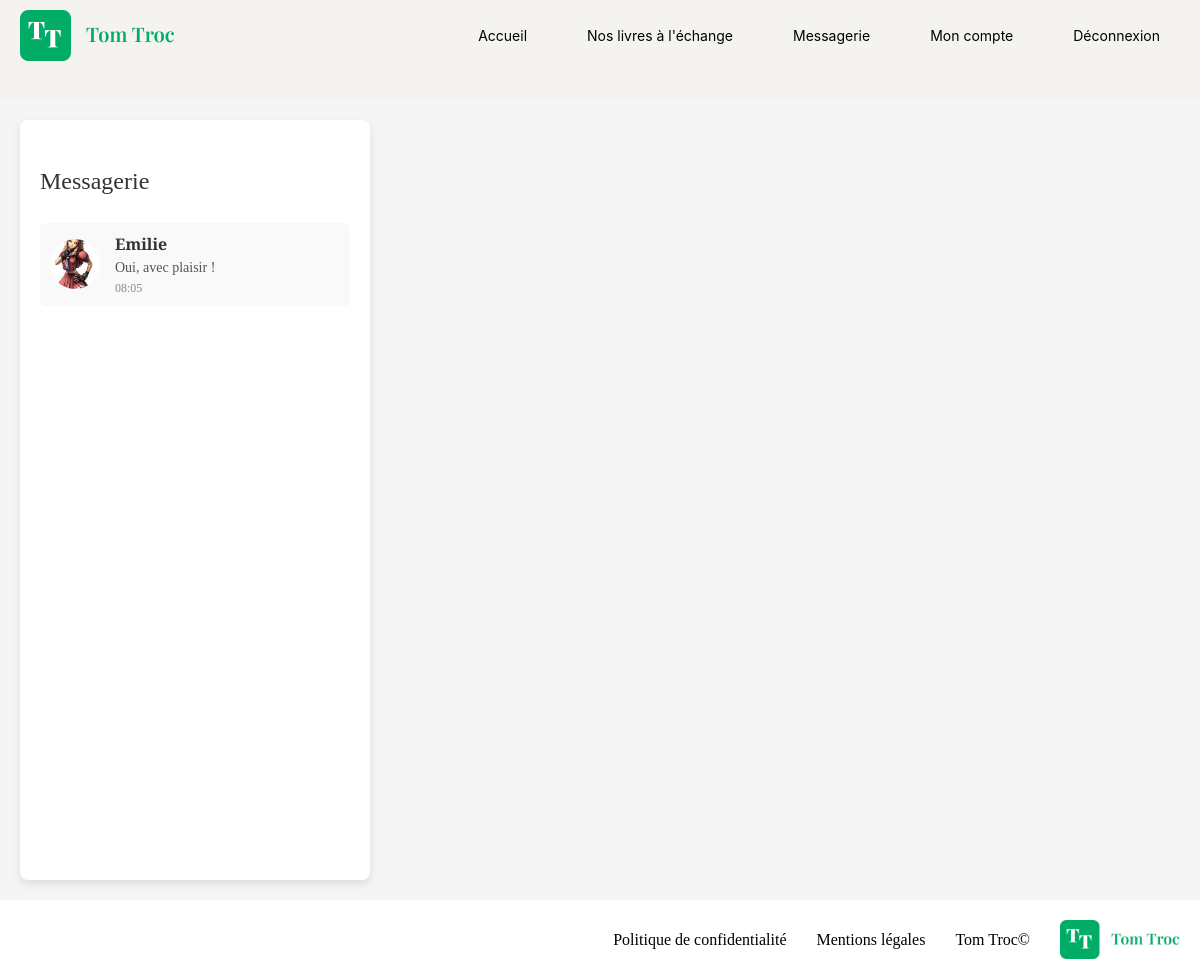
/index.php?action=showMessaging (signed in), run on an earlier commit of the app's database.
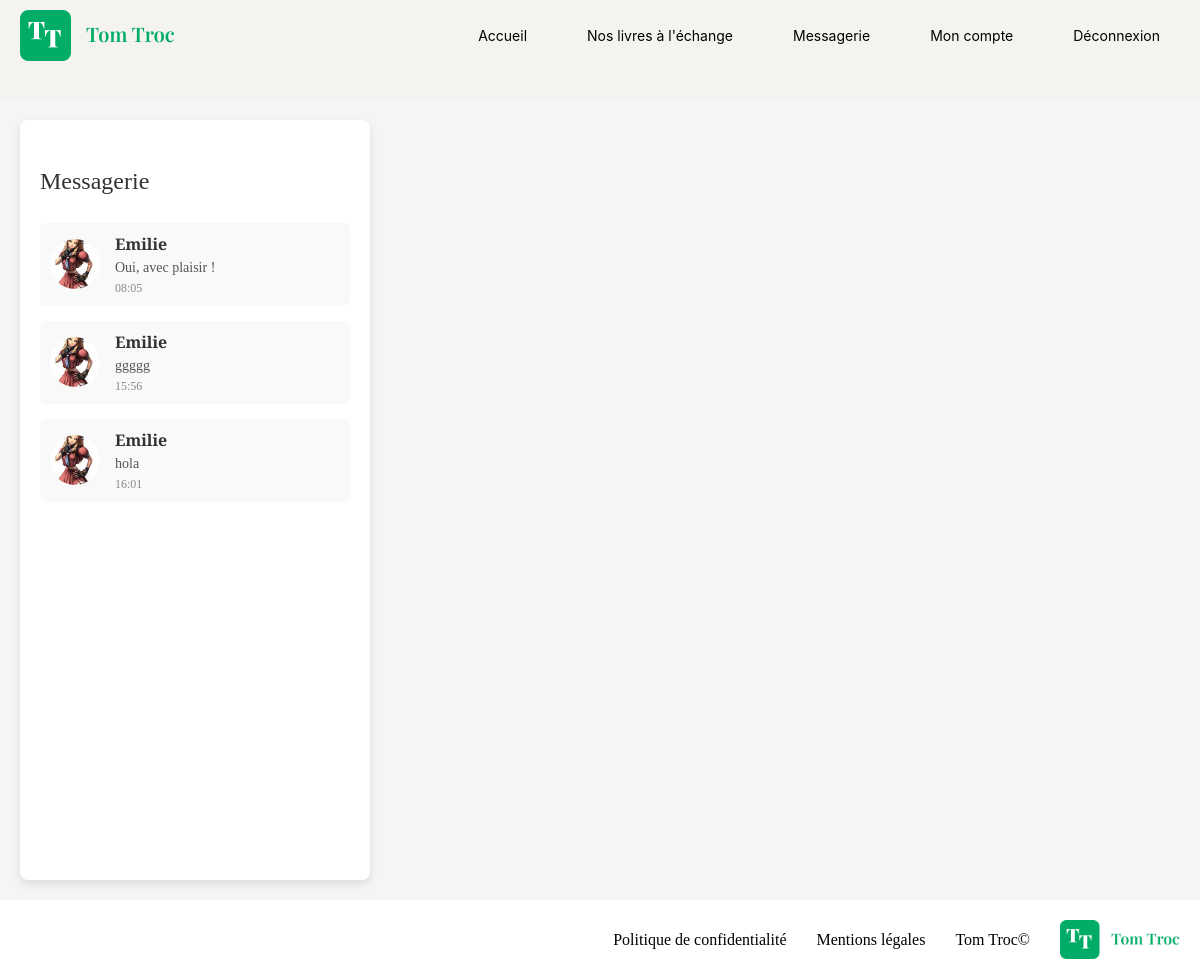
And on a later commit of the database.
### tables this page shows
CREATE TABLE IF NOT EXISTS `message` (
  `id` int NOT NULL AUTO_INCREMENT,
  `sender_id` int NOT NULL,
  `receiver_id` int NOT NULL,
  `content` text NOT NULL,
  `created_at` timestamp NULL DEFAULT CURRENT_TIMESTAMP,
  `is_read` tinyint(1) DEFAULT '0',
  PRIMARY KEY (`id`),
  KEY `sender_id` (`sender_id`),
  KEY `receiver_id` (`receiver_id`)
);

CREATE TABLE IF NOT EXISTS `user` (
  `id` int NOT NULL AUTO_INCREMENT,
  `username` varchar(100) NOT NULL,
  `email` varchar(100) NOT NULL,
  `password` varchar(255) NOT NULL,
  `profilePicture` varchar(255) NOT NULL,
  `role` enum('user','admin','moderator') DEFAULT 'user',
  `is_active` tinyint(1) DEFAULT '1',
  `created_at` datetime DEFAULT CURRENT_TIMESTAMP,
  `updated_at` datetime DEFAULT CURRENT_TIMESTAMP ON UPDATE CURRENT_TIMESTAMP,
  PRIMARY KEY (`id`)
);

### views/View.php (called while the page is built, shortened)
<?php
class View
{
    public function render(string $viewName, array $params = []): void
    {
        $viewPath = $this->buildViewPath($viewName);
        $description = $this->_renderViewFromTemplate($viewPath, $params);
        require(MAIN_VIEW_PATH);
    }
    private function _renderViewFromTemplate(string $viewPath, array $params = []): string
    {
        if (file_exists($viewPath)) {
            extract($params);
            require($viewPath);
            return ob_get_clean();
        } else {
            throw new Exception("La vue '$viewPath' est introuvable.");
        }
    }
    private function buildViewPath(string $viewName): string
    {
        return TEMPLATE_VIEW_PATH . $viewName . '.php';
    }
}

### controllers/MessageController.php (called while the page is built, shortened)
<?php
class MessageController
{
    public function showMessaging(bool $showConversation = false, int $receiverId = null): void
    {
        $userId = $_SESSION['user']['id'];
        $messageManager = new MessageManager();
        if (isset($_GET['receiver_id'])) {
            $receiverId = (int) $_GET['receiver_id'];
            $receiver = $messageManager->getUserById($receiverId);
            if (!$receiver) {
                Utils::redirect('messaging?error=Utilisateur non trouvé');
            }
            $conversation = $messageManager->getConversationBetweenUsers($userId, $receiverId);
            $receiverName = $receiver['username'];
            $view = new View('Messagerie');
            $view->render('messaging', [
                'messages' => $messageManager->getMessagesByUserId($userId),
                'conversation' => $conversation,
                'receiverId' => $receiverId,
                'receiverName' => $receiverName
            ]);
        } else {
            $messages = $messageManager->getMessagesByUserId($userId);
            $view = new View('Messagerie');
            $view->render('messaging', ['messages' => $messages]);
        }
    }
}

### index.php (called while the page is built, shortened)
<?php
$action = Utils::request('action', 'home');
try {
    $messageController = new MessageController();
    switch ($action) {
        case 'showMessaging':
            $messageController->showMessaging();
            break;
    }
} catch (Exception $e) {
    error_log("Exception capturée : " . $e->getMessage());
    $errorView = new View('Erreur');
    $errorView->render('errorPage', ['errorMessage' => $e->getMessage()]);
}

### models/DBmanager.php (called while the page is built, shortened)
<?php
class DBManager
{
    private static $instance;
    private $db;
    private function __construct()
    {
        $this->db = new PDO('mysql:host=' . DB_HOST . ';dbname=' . DB_NAME . ';charset=utf8', DB_USER, DB_PASS);
        $this->db->setAttribute(PDO::ATTR_ERRMODE, PDO::ERRMODE_EXCEPTION);
        $this->db->setAttribute(PDO::ATTR_DEFAULT_FETCH_MODE, PDO::FETCH_ASSOC);
    }
    public static function getInstance() : DBManager
    {
        if (!self::$instance) {
            self::$instance = new DBManager();
        }
        return self::$instance;
    }
    public function query(string $sql, ?array $params = null) : PDOStatement
    {
        if ($params == null) {
            $query = $this->db->query($sql);
        } else {
            $query = $this->db->prepare($sql);
            $query->execute($params);
        }
        return $query;
    }
}

### models/MessageManager.php (called while the page is built, shortened)
<?php
  class MessageManager extends AbstractEntityManager
{
    public function getMessagesByUserId(int $userId)
    {
        $sql = "SELECT * FROM message WHERE receiver_id = :id";
        $stmt = $this->db->query($sql, ['id' => $userId]);
        $messages = [];
        while ($message = $stmt->fetch()) {
            $messages[] = new Message($message);
        }
        return $messages;
        $messages = [];
        return $messages;
    }
}

### models/AbstractEntity.php (called while the page is built, shortened)
<?php
abstract class AbstractEntity
{
    protected function hydrate(array $data) : void
    {
        foreach ($data as $key => $value) {
            $method = 'set' . str_replace('_', '', ucwords($key, '_'));
        }
    }
}

### models/Message.php (called while the page is built, shortened)
<?php
class Message extends AbstractEntity
{
    protected int $id;
    private int $senderId;
    private ?User $sender;
    private int $receiverId;
    private string $content;
    private DateTime $createdAt;
    public function __construct(array $data = [])
    {
        $userManager = new UserManager();
        if ($this->senderId) {
            $this->sender = $userManager->getUserById($this->senderId);
        }
        if ($this->receiverId) {
            $this->receiver = $userManager->getUserById($this->receiverId);
        }
    }
    public function getId(): int
    {
        return $this->id;
    }
    public function getCreatedAt(): DateTime
    {
        return $this->createdAt;
    }
    public function getContent(): string
    {
        return $this->content;
    }
    public function setId(int $id): void
    {
        $this->id = $id;
    }
    public function setCreatedAt($createdAt): void
    {
        if (is_string($createdAt)) {
            try {
                $this->createdAt = new DateTime($createdAt);
            } catch (Exception $e) {
                var_dump("Erreur de conversion de la date : " . $e->getMessage());
            }
        } elseif ($createdAt instanceof DateTime) {
            $this->createdAt = $createdAt;
        } else {
            throw new InvalidArgumentException("L'argument de setCreatedAt doit être une chaîne ou un objet DateTime.");
        }
    }
    public function setSenderId(int $senderId): void
    {
        $this->senderId = $senderId;
    }
    public function setReceiverId(int $receiverId): void
    {
        $this->receiverId = $receiverId;
    }
    public function setContent(string $content): void
    {
        $this->content = $content;
    }
    public function getSender(): ?User
    {
        return $this->sender;
    }
}

### models/UserManager.php (called while the page is built, shortened)
<?php
class UserManager extends AbstractEntityManager
{
    public function getUserById(int $id): ?User
    {
        try {
            $sql = "SELECT * FROM user WHERE id = :id";
            $result = $this->db->query($sql, [":id" => $id]);
            $user = $result->fetch();
            if ($user) {
                return new User($user);
            } else {
                return null;
            }
        } catch (PDOException $e) {
            throw new Exception("Erreur lors de la recherche de l'utilisateur : " . $e->getMessage());
        }
    }
}

### models/User.php (called while the page is built, shortened)
<?php
class User extends AbstractEntity
{
    protected int $id;
    private string $username;
    private string $profilePicture;
    public function getId(): int
    {
        return $this->id;
    }
    public function getUsername(): string
    {
        return $this->username;
    }
    public function getProfilePicture(): ?string
    {
        return $this->profilePicture ?: "/assets/img/users/profile-default.svg";
    }
    public function setId(int $id): void
    {
        $this->id = $id;
    }
    public function setUsername(string $username): void
    {
        $this->username = $username;
    }
    public function setProfilePicture(?string $profilePicture): void
    {
        $this->profilePicture = $profilePicture;
    }
}

### views/templates/messaging.php (the view, shortened to what this page needs)
<main class="messaging-container">
    <div class="messenger-container">
        <section class="sidebar">
            <h2>Messagerie</h2>
            <a class="conversations">
                <?php if (count($messages) == 0) : ?>
                    <li>Aucune conversation trouvée.</li>
                <?php else : ?>
                    <?php foreach ($messages as $message) : ?>
                        <a href="index.php?action=showMessaging&receiver_id=<?php echo $message->getSender()->getId(); ?>">
                            <li class="conversation" data-message-id="<?= htmlspecialchars($message->getId(), ENT_QUOTES, 'UTF-8') ?>" data-receiver-id="<?= htmlspecialchars($message->getSender()->getId(), ENT_QUOTES, 'UTF-8') ?>">
                                <img src="<?= htmlspecialchars($message->getSender()->getProfilePicture(), ENT_QUOTES, 'UTF-8') ?>" alt="Photo de profil de <?= htmlspecialchars($message->getSender()->getUsername(), ENT_QUOTES, 'UTF-8') ?>">
                                <div class="conversation-info">
                                    <p class="name"><?= htmlspecialchars($message->getSender()->getUsername(), ENT_QUOTES, 'UTF-8') ?></p>
                                    <span class="description"><?= htmlspecialchars($message->getContent(), ENT_QUOTES, 'UTF-8') ?></span>
                                    <span class="timestamp"><?= htmlspecialchars(date('H:i', $message->getCreatedAt()->getTimeStamp()), ENT_QUOTES, 'UTF-8') ?></span>
                                </div>
                            </li>
                        </a>
                    <?php endforeach; ?>
                <?php endif; ?>
        </section>
    </div>
</main>

### views/templates/main.php (shortened to what this page needs)
<!DOCTYPE html>
<html lang="fr">
<head>
    <link rel="stylesheet" href="../../assets/css/style.css">
</head>
<body>
    <?php include 'include/header.php'; ?>
    <main>
        <?= $description  ?>
    </main>
    <?php include 'include/footer.php'; ?>
</body>
</html>

### views/templates/include/header.php (shortened to what this page needs)
<header>
    <nav class="main-nav">
        <div class="nav-wrapper">
            <a href="index.php" class="logo-link">
                <img src="../../../assets/img/logo_tom_troc.png" alt="logo_tom_troc" class="logo-image">
            </a>
            <div class="menu">
                <div class="nav-group nav-group--left">
                    <a href="index.php?action=home" class="nav-link">Accueil</a>
                    <a href="index.php?action=books" class="nav-link">Nos livres à l'échange</a>
                </div>
                <div class="nav-group nav-group--right">
                    <a href="index.php?action=showMessaging" class="nav-link">Messagerie</a>
                    <a href="index.php?action=myAccount" class="nav-link">Mon compte</a>
                    <?php if (isset($_SESSION['user'])) { ?>
                        <a href="index.php?action=disconnectUser" class="nav-link">Déconnexion</a>
                    <?php } else { ?>
                        <a href="index.php?action=connectionForm" class="nav-link">Connexion</a>
                    <?php } ?>
                </div>
            </div>
        </div>
    </nav>
</header>

### views/templates/include/footer.php
<footer>
    <a href="index.php?action=privacy">Politique de confidentialité</a>
    <a href="index.php?action=legal">Mentions légales</a>
    <a href="index.php">Tom Troc©</a>
    <img src="../../../assets/img/logo_tom_troc.png" alt="logo_tom_troc">
</footer>

### assets/css/style.css (style rules this page uses)
* { margin: 0; padding: 0; box-sizing: border-box; }
:root { --backgroundColor: #F5F3EF; --titleColor: #000000; --textColor: #000000; --buttonDefaultColor: #00AC66; --headerColor: #000; --headerPaleColor: #ccc; --hamburgerColor: #A6A6A6; --PaleColor: white; --quoteColor: #aaa; --dateColor: #888; }
body { font-family: 'Playfair Display'; background-color: var(--backgroundColor); }
h2 { margin: 20px 0; font-size: 32px; font-weight: 400; line-height: 42.66px; color: var(--headerColor); }
a { text-decoration: none; color: inherit; }
header { display: flex; flex-direction: column; width: 100%; padding: 10px 20px; background-color: var(--backgroundColor); }
main { display: flex; flex-direction: column; }
.main-nav { height: 80px; background-color: var(--backgroundColor); position: relative; }
.nav-wrapper { display: flex; width: 100%; align-items: center; justify-content: space-between; position: relative; }
.logo-link { display: flex; align-items: center; }
.logo-image { width: 155px; height: 51px; }
.menu { display: none; flex-direction: column; background-color: var(--buttonDefaultColor); }
.nav-group { display: flex; flex-direction: column; }
.nav-link { font-family: 'Inter'; font-size: 12px; text-align: left; color: var(--textColor); padding: 10px 20px; }
.conversation-info .description { white-space: nowrap; overflow: hidden; text-overflow: ellipsis; max-width: 200px; display: block; }
.messenger-container { display: flex; justify-content: space-between; height: 100vh; padding: 20px; background-color: #f5f5f5; }
.sidebar { flex: 1; max-width: 350px; background-color: #ffffff; box-shadow: 0 4px 8px rgba(0, 0, 0, 0.1); border-radius: 8px; padding: 20px; margin-right: 20px; }
.sidebar h2 { font-size: 24px; margin-bottom: 20px; color: #333; }
.conversations { list-style: none; padding: 0; margin: 0; }
.conversation { display: flex; align-items: center; padding: 10px; margin-bottom: 15px; background-color: #f9f9f9; border-radius: 6px; transition: background-color 0.3s; cursor: pointer; }
.conversation img { width: 50px; height: 50px; border-radius: 50%; margin-right: 15px; object-fit: cover; }
.conversation-info { display: flex; flex-direction: column; }
.conversation-info .name { font-weight: bold; font-size: 16px; color: #333; margin-bottom: 5px; }
.conversation-info .description { font-size: 14px; color: #555; }
.conversation-info .timestamp { font-size: 12px; color: #888; margin-top: 5px; }
footer { display: flex; flex-direction: column; align-items: center; padding: 20px; color: black; background-color: var(--PaleColor); gap: 10px; }
footer a, footer img { margin-bottom: 0; margin-right: 20px; }
footer img { width: 120px; height: auto; }
@media (min-width: 768px) { .menu { display: flex; flex-direction: row; justify-content: space-between; background-color: var(--backgroundColor); } }
@media (min-width: 768px) { .nav-group { flex-direction: row; padding: 0; } }
@media (min-width: 768px) { .nav-group--left { margin-left: 4px; } }
@media (min-width: 768px) { .nav-group--right { margin-left: auto; } }
@media (min-width: 768px) { .nav-link { font-size: 14px; margin-left: 20px; } }
@media (min-width: 768px) { footer { flex-direction: row; justify-content: flex-end; align-items: center; } }
@media (min-width: 768px) { footer a, footer img { margin-bottom: 0; margin-right: 20px; } }
@media (min-width: 768px) { footer a:last-child, footer img:last-child { margin-right: 0; } }

What changed in the data, as far as the page shows it:
added message: user.profilePicture (picture), $message->getSender()->getUsername() "Emilie", content "ggggg", created_at "15:56"
added message: user.profilePicture (picture), $message->getSender()->getUsername() "Emilie", content "hola", created_at "16:01"
